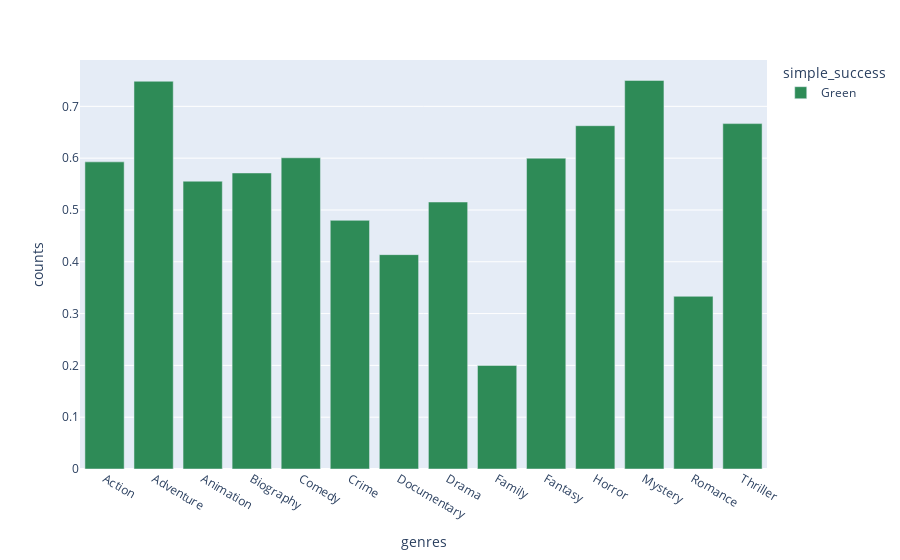

Notebook code cell kept with this figure:
### Code cell
px.bar(df_green, x = 'genres', y = 'counts', color = 'simple_success', barmode = 'stack', color_discrete_map = {'Green':'seagreen'})

### Figure 1 — Plotly figure (JSON) as saved in the notebook; plotly's stock layout.template omitted (floating-point values rounded to 4 significant figures)
{"data": [{"alignmentgroup": "True", "hovertemplate": "simple_success=Green<br>genres=%{x}<br>counts=%{y}<extra></extra>", "legendgroup": "Green", "marker": {"color": "seagreen"}, "name": "Green", "offsetgroup": "Green", "orientation": "v", "showlegend": true, "textposition": "auto", "type": "bar", "x": ["Action", "Adventure", "Animation", "Biography", "Comedy", "Crime", "Documentary", "Drama", "Family", "Fantasy", "Horror", "Mystery", "Romance", "Thriller"], "xaxis": "x", "y": [0.5928, 0.7484, 0.5556, 0.5714, 0.6007, 0.48, 0.4138, 0.5154, 0.2, 0.6, 0.6627, 0.75, 0.3333, 0.6667], "yaxis": "y"}], "layout": {"barmode": "stack", "legend": {"title": {"text": "simple_success"}, "tracegroupgap": 0}, "margin": {"t": 60}, "xaxis": {"anchor": "y", "domain": [0, 1], "title": {"text": "genres"}}, "yaxis": {"anchor": "x", "domain": [0, 1], "title": {"text": "counts"}}}}
